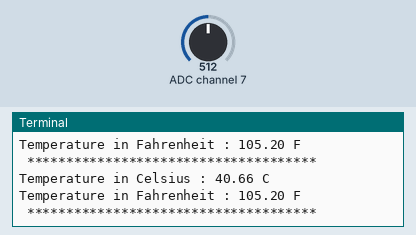
A program run on a simulated Raspberry Pi (BCM pin numbers). Shown: the last lines printed to the terminal. The inputs (shaded band) are chosen by the test bench; at power-on: ADC channel 7 = 512 (analog values on the 0–1023 scale).

Above: at 1.5 s.
1.6 s: ADC channel 7 set to 716
At 2.8 s:
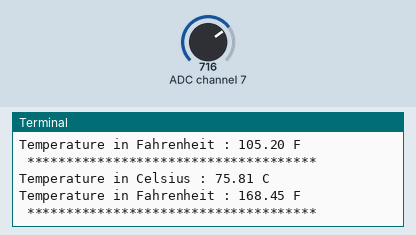
3.1 s: ADC channel 7 set to 900
At 4.2 s:
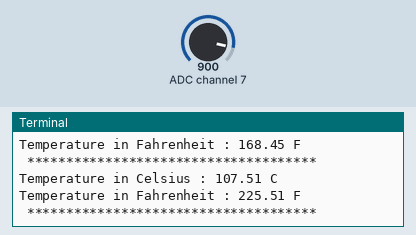
Timing chart, 0 to 6.1 s (numbered marks = the images above; inputs shaded):
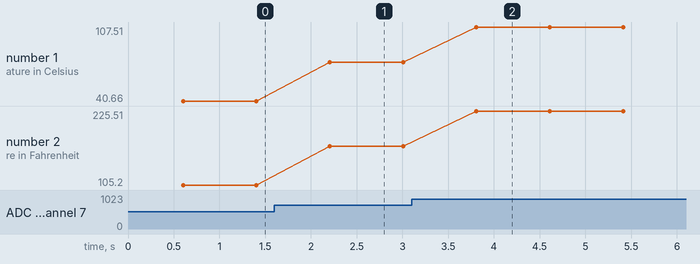

The program:

STS21.py
```python
# (licence header left out)
import smbus
import time

# Get I2C bus
bus = smbus.SMBus(1)

# I2C address of the device
STS21_DEFAULT_ADDRESS			= 0x4A

# STS21 Command Set
STS21_MEASTEMP_HOLD_CMD			= 0xE3 # Hold master
STS21_MEASTEMP_NOHOLD_CMD		= 0xF3 # No-Hold master
STS21_RESET_CMD					= 0xFE # Reset Command
STS21_WRITE_REG_CMD				= 0xE6 # Write User Register
STS21_READ_REG_CMD				= 0xE7 # Read User Register

class STS21():
	def __init__(self):
		self.writetemperature()
		time.sleep(0.3)


	def writetemperature(self):
		"""Select the temperature command from the given provided values"""
		bus.write_byte(STS21_DEFAULT_ADDRESS, STS21_MEASTEMP_NOHOLD_CMD)

	def readtemperature(self):
		"""Read data back from the device address, 2 bytes, temperature MSB, temperature LSB"""
		data0 = bus.read_byte(STS21_DEFAULT_ADDRESS)
		data1 = bus.read_byte(STS21_DEFAULT_ADDRESS)

		# Convert the data
		cTemp = ((data0 * 256 + data1) * 175.72 / 65536.0) - 46.85
		fTemp = cTemp * 1.8 + 32

		return {'c' : cTemp, 'f' : fTemp}

from STS21 import STS21
sts21 = STS21()

while True:
	sts21.writetemperature()
	time.sleep(0.3)
	temp = sts21.readtemperature()
	print "Temperature in Celsius : %.2f C"%(temp['c'])
	print "Temperature in Fahrenheit : %.2f F"%(temp['f'])
	print " ************************************* "
	time.sleep(0.5)
```

Measured:
- after the input at 1.6 s, the terminal: prints a new line after 0.61 s (image 1)
- after the input at 3.1 s, the terminal: prints a new line after 0.71 s (image 2)
- plotted number 1: 40.66 → 75.81 after the input at 1.6 s, 75.81 → 107.51 after the input at 3.1 s
- plotted number 2: 105.2 → 168.45 after the input at 1.6 s, 168.45 → 225.51 after the input at 3.1 s
